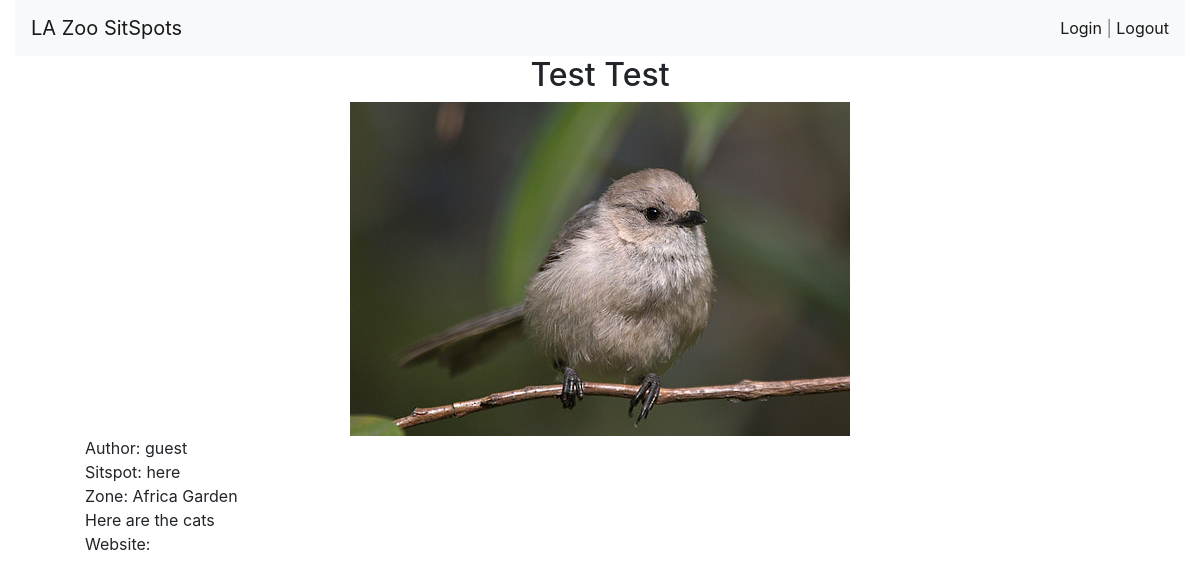
/naturestories/4, run on the app's committed database.
### SitSpots/models.py (models this page shows, shortened)
class Post(models.Model):
    author = models.CharField(max_length=255)
    user = models.ForeignKey(MyUser, related_name="posts", on_delete=models.SET_NULL, null=True, blank=True)
    title = models.CharField(max_length=255)
    content = models.TextField()
    website = models.URLField(max_length=500, blank=True, default='')
    image = models.ImageField(null=True, upload_to='profile_pic', default='default.jpg')   #arguments to be changed
    zone = models.ForeignKey(Zone, related_name="zone_posts", on_delete=models.SET_NULL, null=True)
    sitspot = models.CharField(max_length=255)
    flagged=models.BooleanField(default=False)
    created_at = models.DateTimeField(auto_now_add=True)
    updated_at = models.DateTimeField(auto_now=True)

class Zone(models.Model):
    name = models.CharField(max_length=255)
    created_at = models.DateTimeField(auto_now_add=True)
    updated_at = models.DateTimeField(auto_now=True)

### naturestories/views.py (the view)
# urls.py: path('<int:numb>', views.stories_read_more),
def stories_read_more(request, numb):
    this_post = Post.objects.get(id=numb)
    context ={
        "post" : this_post,
    }
    print("*"*40)
    print(this_post.image.url)
    return render(request, "naturestories/stories_read_more.html", context)

### naturestories/templates/naturestories/stories_read_more.html (shortened to what this page needs)
<!DOCTYPE html>
<html lang="en">
    <head>
        <link rel="stylesheet" href="https://stackpath.bootstrapcdn.com/bootstrap/4.5.2/css/bootstrap.min.css">
        {% load static %}
        <link rel="stylesheet" href="{% static 'naturestories/css/style.css' %}">
    </head>
    <body class="container-fluid" data-media-url="{% get_media_prefix %}">
        <header>
            <nav class="navbar navbar-light bg-light justify-content-between">
                <a class="navbar-brand" href="/">LA Zoo SitSpots</a>
                <span class="navbar-text">
                    <a href="/accounts/login">Login</a> |
                    <a href="/accounts/logout">Logout</a>
                </span>
            </nav>
        </header>
        <div class="container">
            <h2 class="text-center">{{post.title}}</h2>
            <div class="read_more_img">
                <img src="{{post.image.url}}" class="img-fluid">
            </div>
            <ul class="read_more">
                <li>Author: {{post.author}}</li>
                <li>Sitspot: {{post.sitspot}}</li>
                <li>Zone: {{post.zone.name}}</li>
                <li>{{post.content}}</li>
                <li>Website: {{post.website}}</li>
            </ul>
        </div>
    </body>
</html>

### naturestories/static/naturestories/css/style.css (style rules this page uses)
ul.read_more { list-style-type: none; }
.read_more_img { display: flex; align-items: center; justify-content: center; }

### data on the page
Post: title "Test Test", image (placeholder picture), author "guest", sitspot "here", zone.name "Africa Garden", content "Here are the cats"
